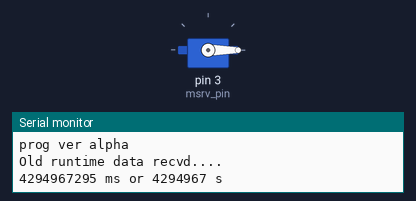
The sketch below on a simulated Arduino Uno, built with avr-gcc and run on an emulated ATmega328P. Shown: servo, the last lines printed to the serial monitor. EEPROM starts erased.

Above: at 0.1 s.
At 6.4 s:
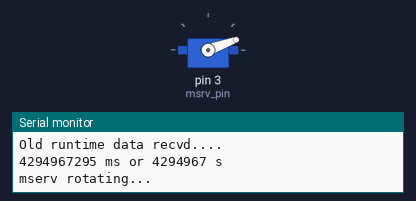
Timing chart, 0 to 8.3 s (numbered marks = the images above):
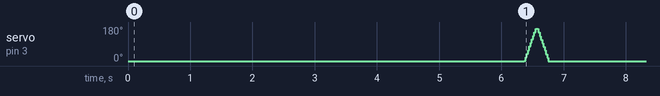

The sketch:

Simple_Automatic_Fish_Feeder.ino
```cpp
#include <Servo.h>
#include <EEPROM.h>

/*  GREETINGS!
 *  HELO HELOW WK....
 *
 *  Before using this source code, pls install the servo library from:
 *  https://github.com/arduino-libraries/Servo
 *
 *  Pinout:
 *
 *  Servo                     Arduino
 *  +5V (RED CABLE) --------> +5V
 *  GND (BROWN CABLE) ------> GND
 *  PWM (ORANGE CABLE) -----> Digital Pin 3
 *
 *  Cheers!
 *
 *  friansh.2k19
 */

Servo mserv;

//defining vrbls:

#define msrv_pin  3                 //Servo pin
#define addr      12                //EEPROM addrs to put last runtime

int angl = 0;                       //Servo angle

unsigned long runtime = 0;          //Arduino runtime
unsigned long recv_epdata = 0;      //recvd last runtime data from EEPROM
unsigned long fed_prvtime = 0;      //prev runtime at fed state

//------------------------EDIT FROM HERE------------------------

unsigned long eat_dly = 6 * 1000;   //delay between fed period(in ms)
int angl_set = 180;                 //servo rotation (in degree)
int dly_rot = 1;                    //speed of rotation (delay(ms) per degree)

//---------------------END OF EDITING AREA--------------------------

void setup() {
  mserv.attach(msrv_pin);           //initialize srvo at slcted pin
  mserv.write(0);                   //rst servo angle pos to 0

  EEPROM.get(addr, recv_epdata);    //load runtime bfr last shtdwn

  //For debugging purpose, open serial monitor
  Serial.begin(9600);
  Serial.println("Welcome!!!\nservo controlled fish feeder");
  Serial.println("prog ver alpha\n\nOld runtime data recvd....");
  Serial.print(recv_epdata);
  Serial.print(" ms or ");
  Serial.print(recv_epdata / 1000);
  Serial.println(" s\n");
}

void loop() {
  runtime = millis() + recv_epdata;             //delay w.out delay function, so another process can run
  EEPROM.put(addr, runtime - fed_prvtime);      //put runtime to EEPROM, data is safe from poweroff/reset

  if ((runtime - fed_prvtime) >=
    (eat_dly + (2 * dly_rot * angl_set))) {     //anthr part of delay w.out delay function
      Serial.println("mserv rotating...");      //for debugging purpose

      //rotating process:
      for (angl = 0; angl <= angl_set; angl++) {
        mserv.write(angl);
        delay(dly_rot);
      }

      for (angl = angl_set; angl >= 0; angl--) {
        mserv.write(angl);
        delay(dly_rot);
      }

      fed_prvtime = runtime;                     //anthr part of delay w.out delay function
  }
}
```

Measured:
- by itself, servo on pin 3 (msrv_pin): repeats every 6.4 s: 20° 0.02 s, 39° 0.02 s, 58° 0.02 s, 77° 0.02 s, 96° 0.02 s, 115° 0.02 s, 134° 0.02 s, 153° 0.02 s, 172° 0.02 s, 170° 0.02 s, 151° 0.02 s, 132° 0.02 s, 113° 0.02 s, 94° 0.02 s, 75° 0.02 s, 56° 0.02 s, 37° 0.02 s, 18° 0.02 s, 0° 6.0 s, 1° 0.02 s
